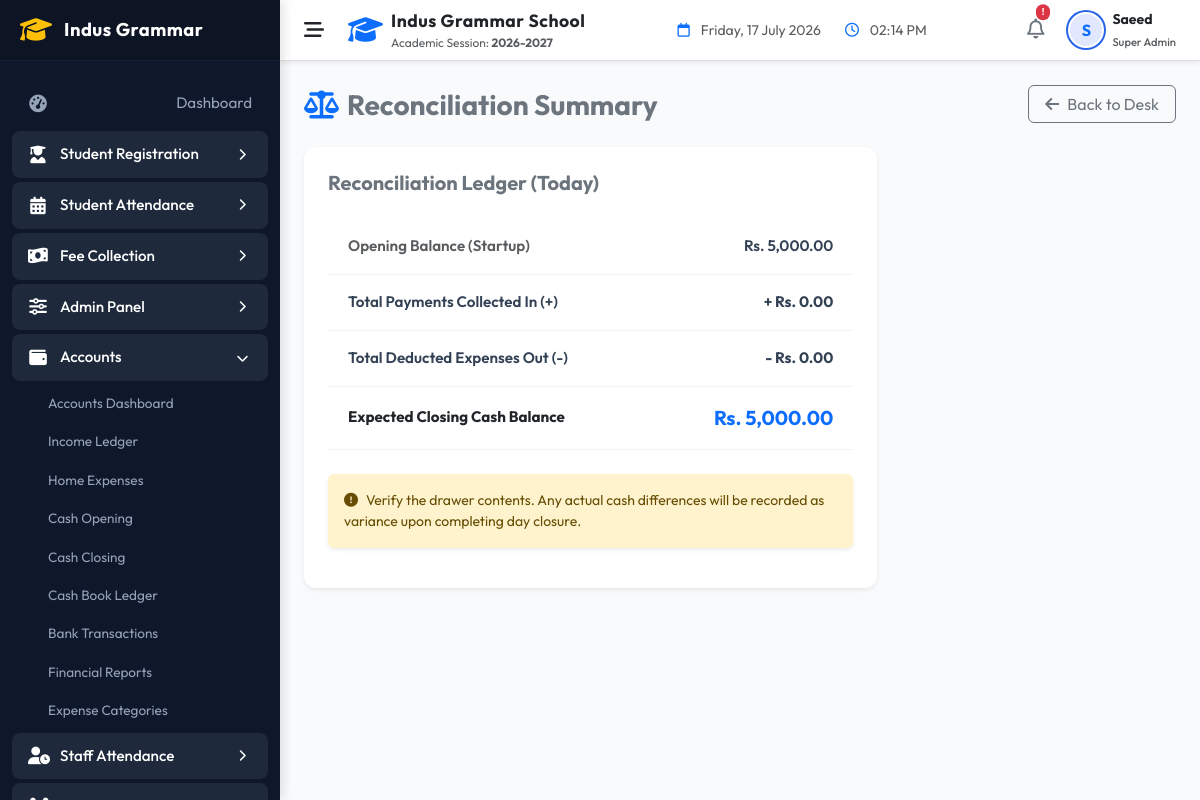
The app's page /indus-grammar-school-erp/modules/cash/reconciliation.php (signed in) with its own data.
### tables this page shows
CREATE TABLE `cash_register` (
  `id` int NOT NULL AUTO_INCREMENT,
  `date` date NOT NULL,
  `opening_balance` decimal(10,2) NOT NULL DEFAULT '0.00',
  `total_collections` decimal(10,2) NOT NULL DEFAULT '0.00',
  `total_expenses` decimal(10,2) NOT NULL DEFAULT '0.00',
  `closing_balance` decimal(10,2) DEFAULT NULL,
  `closed_by` int DEFAULT NULL,
  `status` enum('Open','Closed') DEFAULT 'Open',
  `notes` text,
  `created_at` timestamp NULL DEFAULT CURRENT_TIMESTAMP,
  `updated_at` timestamp NULL DEFAULT CURRENT_TIMESTAMP ON UPDATE CURRENT_TIMESTAMP,
  PRIMARY KEY (`id`),
  UNIQUE KEY `date` (`date`),
  KEY `closed_by` (`closed_by`),
  CONSTRAINT `cash_register_ibfk_1` FOREIGN KEY (`closed_by`) REFERENCES `users` (`id`) ON DELETE SET NULL
);

### indus-grammar-school-erp/models/Cash.php (called while the page is built, shortened)
<?php
class Cash {
    public static function getOpenRegister(): array|bool {
        try {
            $db   = Database::getConnection();
            $stmt = $db->query("SELECT * FROM cash_register WHERE status = 'Open' ORDER BY date DESC LIMIT 1");
            return $stmt->fetch();
        } catch (PDOException $e) {
            error_log("Cash::getOpenRegister error: " . $e->getMessage());
            return false;
        }
    }
}

### indus-grammar-school-erp/modules/cash/reconciliation.php (the view, shortened to what this page needs)
<?php
include_once __DIR__ . '/../../includes/header.php';
$register = Cash::getOpenRegister();
$expectedClosing = $register['opening_balance'] + $register['total_collections'] - $register['total_expenses'];
?>
<div class="row mb-4 align-items-center">
    <div class="col-sm-6">
        <h3 class="fw-bold text-secondary mb-0"><i class="fa-solid fa-scale-balanced me-2 text-primary"></i>Reconciliation Summary</h3>
    </div>
    <div class="col-sm-6 text-sm-end mt-3 mt-sm-0">
        <a href="dashboard.php" class="btn btn-outline-secondary px-3"><i class="fa-solid fa-arrow-left me-2"></i>Back to Desk</a>
    </div>
</div>
<div class="row g-4">
    <div class="col-lg-8">
        <div class="card border-0 shadow-sm" style="border-radius:12px;">
            <div class="card-body p-4">
                <h5 class="fw-bold text-secondary mb-4">Reconciliation Ledger (Today)</h5>
                <table class="table table-borderless custom-table">
                    <tbody>
                        <tr class="border-bottom">
                            <td class="text-muted fw-semibold">Opening Balance (Startup)</td>
                            <td class="text-end fw-semibold">Rs. <?php echo number_format($register['opening_balance'], 2); ?></td>
                        </tr>
                        <tr class="border-bottom text-success">
                            <td class="fw-semibold">Total Payments Collected In (+)</td>
                            <td class="text-end fw-bold">+ Rs. <?php echo number_format($register['total_collections'], 2); ?></td>
                        </tr>
                        <tr class="border-bottom text-danger">
                            <td class="fw-semibold">Total Deducted Expenses Out (-)</td>
                            <td class="text-end fw-bold">- Rs. <?php echo number_format($register['total_expenses'], 2); ?></td>
                        </tr>
                        <tr class="bg-light">
                            <td class="fw-bold text-dark pt-3 pb-3">Expected Closing Cash Balance</td>
                            <td class="text-end fw-bold text-primary pt-3 pb-3 fs-5">Rs. <?php echo number_format($expectedClosing, 2); ?></td>
                        </tr>
                    </tbody>
                </table>
                <div class="mt-4 alert alert-warning border-0 shadow-sm small">
                    <i class="fa-solid fa-circle-exclamation me-2"></i>Verify the drawer contents. Any actual cash differences will be recorded as variance upon completing day closure.
                </div>
            </div>
        </div>
    </div>
</div>
<?php include_once __DIR__ . '/../../includes/footer.php'; ?>

### indus-grammar-school-erp/assets/css/style.css (style rules this page uses)
:root { --primary-color: #2563eb; --primary-hover: #1d4ed8; --primary-light: #eff6ff; --secondary-color: #0f172a; --bg-light: #f8fafc; --bg-sidebar: #0f172a; --sidebar-text: #94a3b8; --sidebar-active: #ffffff; --sidebar-hover-bg: #1e293b; --card-shadow: 0 4px 6px -1px rgb(0 0 0 / 0.1), 0 2px 4px -2px rgb(0 0 0 / 0.1); --card-hover-shadow: 0 10px 15px -3px rgb(0 0 0 / 0.1), 0 4px 6px -4px rgb(0 0 0 / 0.1); --border-color: #e2e8f0; --text-main: #334155; --text-muted: #64748b; --font-family: 'Outfit', sans-serif; --sidebar-width: 280px; --sidebar-collapsed-width: 70px; --transition-speed: 0.3s; }
body { font-family: var(--font-family); background-color: var(--bg-light); color: var(--text-main); overflow-x: hidden; }
.custom-table { margin-bottom: 0; }
.custom-table td { padding: 16px 20px; vertical-align: middle; color: var(--text-main); font-size: 0.95rem; border-bottom: 1px solid #f1f5f9; }

### records on screen
cash_register: opening_balance "5,000.00", total_collections "0.00", total_expenses "0.00", expectedClosing "5,000.00"

### other values on screen
CURRENT_ACADEMIC_YEAR "2026-2027"
substr($currentUser['username'] ?? 'U', 0, 1) "S"
$currentUser['role_name'] "Super Admin"
